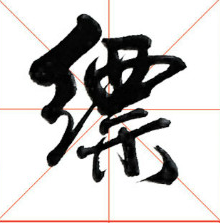
#> input picture 8_OpenCV/_img/00-0-0.png, 220 x 223 px, found by its file name
$ python feature_match.py   (Python 2 division)
#> lines starting #> are read from the running program, lines starting #| are printed output that depends on the picture
import numpy as np
import cv2
import random
from random import randint
from matplotlib import pyplot as plt

img1 = cv2.imread('./img/00-0-0.png',0)          # queryImage
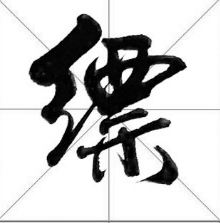
#> img1: shape (223, 220); min 0, max 255, mean 198.4
img2 = cv2.imread('./img/00-0-1.png',0) # trainImage
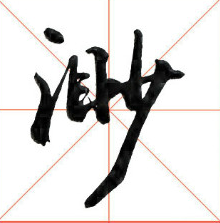
#> input picture 8_OpenCV/_img/00-0-1.png, 220 x 223 px, found by its file name
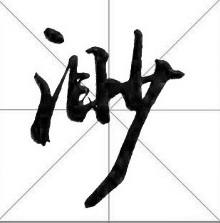
#> img2: shape (223, 220); min 0, max 255, mean 217.8

# Initiate SIFT detector
orb = cv2.ORB_create()

# find the keypoints and descriptors with SIFT
kp1, des1 = orb.detectAndCompute(img1,None)
#> kp1 = 426 keypoints; strongest (x, y, size): (102, 41, 31), (103, 41, 37.2), (106, 77, 31), (120, 144, 31)
kp2, des2 = orb.detectAndCompute(img2,None)
#> kp2 = 390 keypoints; strongest (x, y, size): (77, 70, 31), (44, 144, 31), (90, 114, 77.1), (46, 142, 31)

# create BFMatcher object
bf = cv2.BFMatcher(cv2.NORM_HAMMING, crossCheck=True)

# Match descriptors.
matches = bf.match(des1,des2)
#> matches = 108 matches

# Sort them in the order of their distance.
matches = sorted(matches, key = lambda x:x.distance)
draw_params = dict(matchColor = (0,255,0),
                   singlePointColor = (255,0,0),
                   flags = 0)
# Draw first 10 matches.
#> (the run stopped early here; a loop or call above may not have finished)
